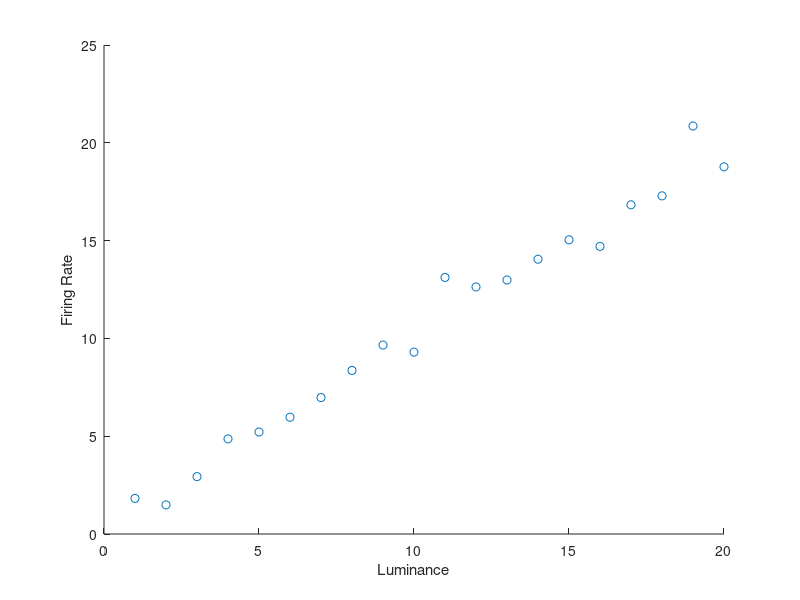
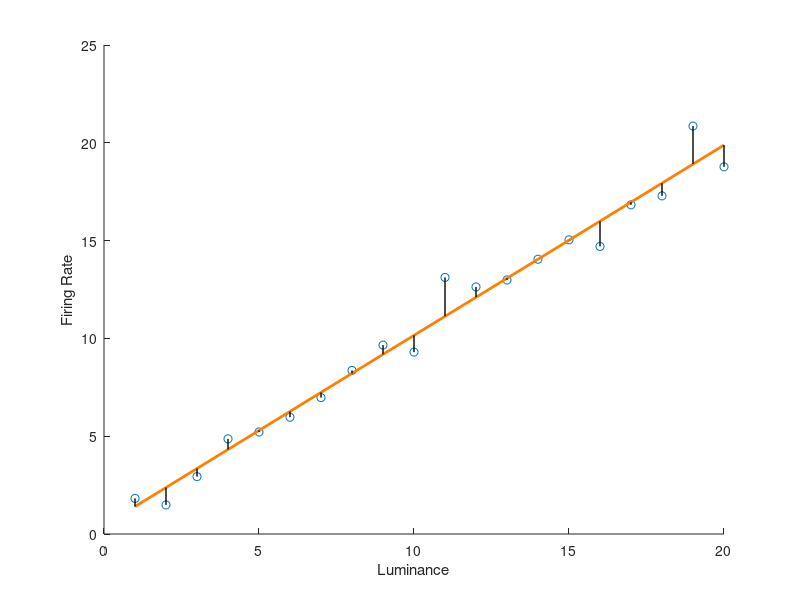

The MATLAB source for these figures, in order: (Note: this script raises an error after producing the figures.)
% Data Analysis and Modeling in Neuroscience (Lesson 4)
% written by yujie, 2022.3.14

%% Simulation Data
x = 1:20;
NoiseStrength = 1;
error = NoiseStrength*randn(1,20);
y = x + error;

figure;
plot(x,y,'o');
xlabel('Luminance');ylabel('Firing Rate');box off

%% Fitting linear regression

coefs = polyfit(x,y,1);
yhat = coefs(1)*x + coefs(2); %yhat = polyval(coefs,x);

figure;

plot(x,y,'o');hold on;
plot(x,yhat,'-','color',[1 0.5 0],'linewidth',2);

xlabel('Luminance');
ylabel('Firing Rate');
box off
%% labeling error
plot(repmat(x,2,1),[y;yhat],'k-','linewidth',1)

%% Loading Homework Data
load('/Users/wuyujie/OneDrive/TA/2022DataAnalysisAndModeling/lecture04/AllData2022.mat')
% AllData2022.RespData(AllData2022.RespData(:,:,1:14)==1)=0;
% AllData2022.RespData(AllData2022.RespData(:,:,1:14)==2)=1;
% save('/Users/wuyujie/OneDrive/TA/2022DataAnalysisAndModeling/lecture04/AllData2022.mat')

%% check Data
figure;
for ss = 1:size(AllData2022.RespData,3)    
    subplot(3,5,ss);
    plot(AllData2022.OriBias,squeeze(mean(AllData2022.RespData(:,:,ss),2)),'ko-');
    if ss==1
        xlabel('Orientation Bias');
        ylabel('Rate (Right)');
    end
    box off
end

figure;
for ss = 1:size(AllData2022.RespData,3)    
    subplot(3,5,ss);
    plot(AllData2022.OriBias,squeeze(mean(AllData2022.RTData(:,:,ss),2)),'ko-');
    if ss==1
        xlabel('Orientation Bias');
        ylabel('RT');
    end
    box off
end
%% Fitting 
% funstring = '0.5 * ( 1 + erf( (x-p(1)) / (p(2)*sqrt(2)) ) )';
% myfun = inline(funstring, 'p', 'x');
% 
x = AllData2022.OriBias;
y = squeeze(mean(AllData2022.RespData(:,:,1),2));
myfun = @(p,x)(0.5 * ( 1 + erf( (x-p(1)) / (p(2)*sqrt(2)) ) ));
p = nlinfit(x, y, myfun, [0 0.5]);
% p = lsqcurvefit(myfun,[0 0.5],x,y);

yhat = myfun(p,x(1):0.01:x(end));

figure
plot(x,y,'ko','markerfacecolor','k');hold on
plot(x(1):0.01:x(end),yhat,'r-','linewidth',2)
xlabel('Orientation Bias');
ylabel('Rate (Right)');
title('Student 1')
box off
%% Fitting for all 
x = AllData2022.OriBias;
xinterp = x(1):0.01:x(end);
myfun = @(p,x)(0.5 * ( 1 + erf( (x-p(1)) / (p(2)*sqrt(2)) ) ));
allp = zeros(15,2);

figure
for ss = 1:15
    y = squeeze(mean(AllData2022.RespData(:,:,ss),2));
    allp(ss,:) = nlinfit(x, y, myfun, [0 0.5]);
    yhat = myfun(allp(ss,:),xinterp);
    
    subplot(3,5,ss)
    plot(x,y,'ko','markerfacecolor','k');hold on
    plot(xinterp,yhat,'r-','linewidth',2)
    text(1,0.3,['u = ' num2str(allp(ss,1))]);
    text(1,0.1,['std = ' num2str(allp(ss,2))])
    if ss ==1
        xlabel('Orientation Bias');
        ylabel('Rate (Right)');
    end
    title(['Student ' num2str(ss)]);
    box off
end
%% Naka Rushton
x = AllData2022.OriBias;
y = squeeze(mean(AllData2022.RespData(:,:,3),2));
xinterp = x(1):0.01:x(end);

myNRfun = @(p, x)(p(1)*x.^(p(2))./(x.^(p(2))+p(3)^p(2))+p(4));
pNR = nlinfit(x,y,myNRfun,[0.1 0.5 0.5 0.1]);

yhat = myfun(p,x(1):0.01:x(end));

figure
plot(x,y,'ko','markerfacecolor','k');hold on
plot(x(1):0.01:x(end),yhat,'r-','linewidth',2)
xlabel('Orientation Bias');
ylabel('Rate (Right)');
title('Student 1')
box off